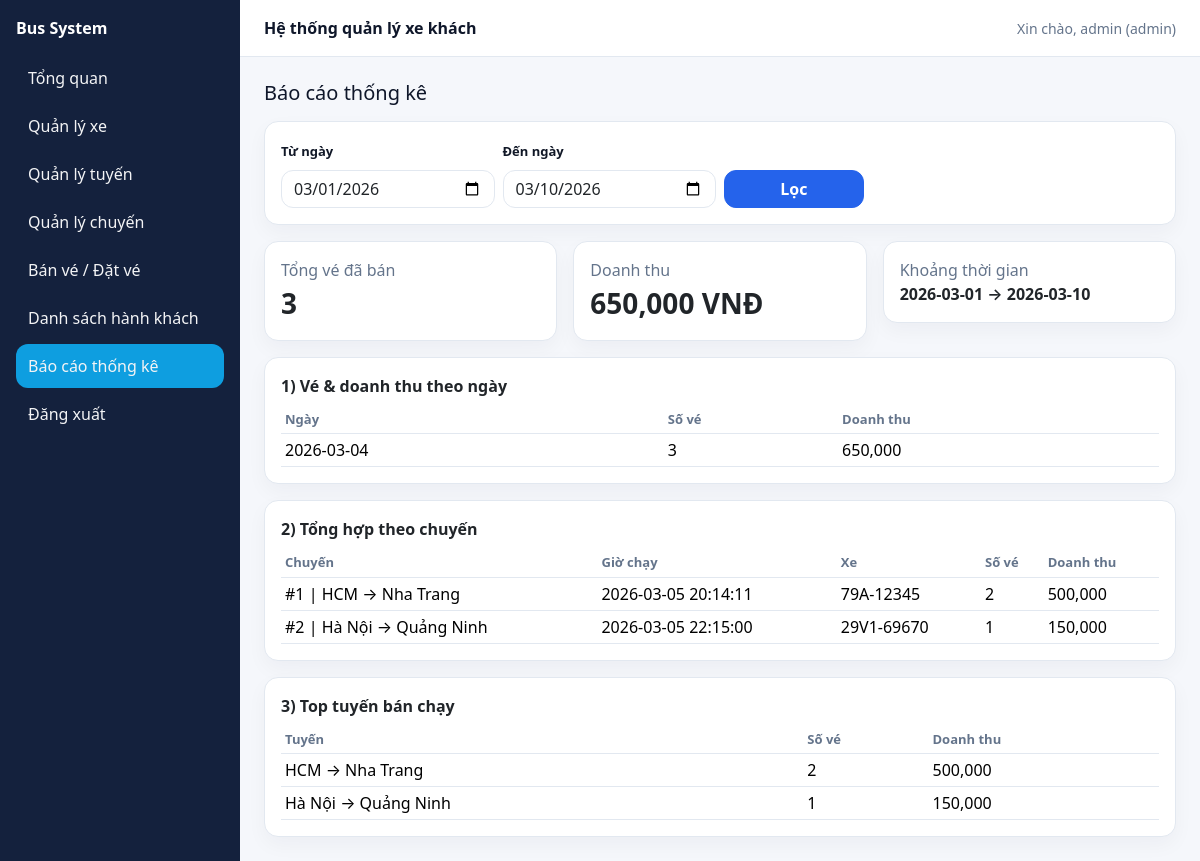
Page /Bus-php/public/admin/reports.php (signed in) on the committed database.
### tables this page shows
CREATE TABLE `trips` (
  `id` int(11) NOT NULL,
  `route_id` int(11) NOT NULL,
  `bus_id` int(11) NOT NULL,
  `depart_at` datetime NOT NULL,
  `status` enum('scheduled','departed','done','canceled') NOT NULL DEFAULT 'scheduled',
  `created_at` timestamp NOT NULL DEFAULT current_timestamp()
);

CREATE TABLE `routes` (
  `id` int(11) NOT NULL,
  `from_city` varchar(100) NOT NULL,
  `to_city` varchar(100) NOT NULL,
  `depart_time` time DEFAULT NULL,
  `base_price` int(11) NOT NULL DEFAULT 0,
  `is_active` tinyint(1) NOT NULL DEFAULT 1,
  `created_at` timestamp NOT NULL DEFAULT current_timestamp()
);

CREATE TABLE `buses` (
  `id` int(11) NOT NULL,
  `plate_no` varchar(20) NOT NULL,
  `bus_type` varchar(50) NOT NULL,
  `seat_count` int(11) NOT NULL,
  `is_active` tinyint(1) NOT NULL DEFAULT 1,
  `created_at` timestamp NOT NULL DEFAULT current_timestamp()
);

### Bus-php/public/admin/reports.php (the view, shortened to what this page needs)
<?php
require_once __DIR__ . '/_layout_top.php';
$pdo = Database::conn();
$from = $_GET['from'] ?? date('Y-m-01');
$to   = $_GET['to'] ?? date('Y-m-d');
$fromDT = $from . " 00:00:00";
$toDT   = $to . " 23:59:59";
$st = $pdo->prepare("
  SELECT DATE(tk.created_at) AS d,
         COUNT(*) AS tickets,
         SUM(tk.price) AS revenue
  FROM tickets tk
  WHERE tk.status='booked'
    AND tk.created_at BETWEEN ? AND ?
  GROUP BY DATE(tk.created_at)
  ORDER BY d ASC
");
$st->execute([$fromDT, $toDT]);
$daily = $st->fetchAll();
$st2 = $pdo->prepare("
  SELECT t.id AS trip_id, t.depart_at,
         r.from_city, r.to_city,
         b.plate_no,
         COUNT(tk.id) AS tickets,
         SUM(tk.price) AS revenue
  FROM trips t
  JOIN routes r ON r.id=t.route_id
  JOIN buses b ON b.id=t.bus_id
  LEFT JOIN tickets tk ON tk.trip_id=t.id
       AND tk.status='booked'
       AND tk.created_at BETWEEN ? AND ?
  WHERE t.depart_at BETWEEN ? AND ?
  GROUP BY t.id
  ORDER BY t.depart_at ASC
");
$st2->execute([$fromDT, $toDT, $fromDT, $toDT]);
$byTrip = $st2->fetchAll();
$st3 = $pdo->prepare("
  SELECT r.from_city, r.to_city,
         COUNT(tk.id) AS tickets,
         SUM(tk.price) AS revenue
  FROM tickets tk
  JOIN trips t ON t.id=tk.trip_id
  JOIN routes r ON r.id=t.route_id
  WHERE tk.status='booked'
    AND tk.created_at BETWEEN ? AND ?
  GROUP BY r.id
  ORDER BY tickets DESC
  LIMIT 10
");
$st3->execute([$fromDT, $toDT]);
$topRoutes = $st3->fetchAll();
$totalTickets = 0;
$totalRevenue = 0;
foreach ($daily as $row) {
  $totalTickets += (int)$row['tickets'];
  $totalRevenue += (int)$row['revenue'];
}
?>
<h5 class="mb-3">Báo cáo thống kê</h5>
<div class="card p-3 mb-3">
  <form method="get" class="row g-2 align-items-end">
    <div class="col-md-3">
      <label class="form-label">Từ ngày</label>
      <input class="form-control" type="date" name="from" value="<?=htmlspecialchars($from)?>">
    </div>
    <div class="col-md-3">
      <label class="form-label">Đến ngày</label>
      <input class="form-control" type="date" name="to" value="<?=htmlspecialchars($to)?>">
    </div>
    <div class="col-md-2">
      <button class="btn btn-primary w-100">Lọc</button>
    </div>
  </form>
</div>
<div class="row g-3 mb-3">
  <div class="col-md-4">
    <div class="card p-3">
      <div class="text-muted">Tổng vé đã bán</div>
      <div class="fs-3 fw-bold"><?=number_format($totalTickets)?></div>
    </div>
  </div>
  <div class="col-md-4">
    <div class="card p-3">
      <div class="text-muted">Doanh thu</div>
      <div class="fs-3 fw-bold"><?=number_format($totalRevenue)?> VNĐ</div>
    </div>
  </div>
  <div class="col-md-4">
    <div class="card p-3">
      <div class="text-muted">Khoảng thời gian</div>
      <div class="fw-semibold"><?=htmlspecialchars($from)?> → <?=htmlspecialchars($to)?></div>
    </div>
  </div>
</div>
<div class="card p-3 mb-3">
  <div class="fw-semibold mb-2">1) Vé & doanh thu theo ngày</div>
  <div class="table-responsive">
    <table class="table table-sm table-hover align-middle">
      <thead>
        <tr>
          <th>Ngày</th>
          <th>Số vé</th>
          <th>Doanh thu</th>
        </tr>
      </thead>
      <tbody>
      <?php foreach ($daily as $r): ?>
        <tr>
          <td><?=htmlspecialchars($r['d'])?></td>
          <td><?=number_format((int)$r['tickets'])?></td>
          <td><?=number_format((int)$r['revenue'])?></td>
        </tr>
      <?php endforeach; ?>
      </tbody>
    </table>
  </div>
</div>
<div class="card p-3 mb-3">
  <div class="fw-semibold mb-2">2) Tổng hợp theo chuyến</div>
  <div class="table-responsive">
    <table class="table table-sm table-hover align-middle">
      <thead>
        <tr>
          <th>Chuyến</th>
          <th>Giờ chạy</th>
          <th>Xe</th>
          <th>Số vé</th>
          <th>Doanh thu</th>
        </tr>
      </thead>
      <tbody>
      <?php foreach ($byTrip as $r): ?>
        <tr>
          <td>#<?= (int)$r['trip_id'] ?> | <?=htmlspecialchars($r['from_city'])?> → <?=htmlspecialchars($r['to_city'])?></td>
          <td><?=htmlspecialchars($r['depart_at'])?></td>
          <td><?=htmlspecialchars($r['plate_no'])?></td>
          <td><?=number_format((int)$r['tickets'])?></td>
          <td><?=number_format((int)$r['revenue'])?></td>
        </tr>
      <?php endforeach; ?>
      </tbody>
    </table>
  </div>
</div>
<div class="card p-3">
  <div class="fw-semibold mb-2">3) Top tuyến bán chạy</div>
  <div class="table-responsive">
    <table class="table table-sm table-hover align-middle">
      <thead>
        <tr>
          <th>Tuyến</th>
          <th>Số vé</th>
          <th>Doanh thu</th>
        </tr>
      </thead>
      <tbody>
      <?php foreach ($topRoutes as $r): ?>
        <tr>
          <td><?=htmlspecialchars($r['from_city'])?> → <?=htmlspecialchars($r['to_city'])?></td>
          <td><?=number_format((int)$r['tickets'])?></td>
          <td><?=number_format((int)$r['revenue'])?></td>
        </tr>
      <?php endforeach; ?>
      </tbody>
    </table>
  </div>
</div>
<?php require_once __DIR__ . '/_layout_bottom.php'; ?>

### Bus-php/public/admin/_layout_top.php (shortened to what this page needs)
<?php
$current = basename($_SERVER['PHP_SELF']);
function active($file, $current) {
  return $file === $current ? 'active' : '';
}
$role = $_SESSION['role'] ?? '';
?>
<!doctype html>
<html lang="vi">
<head>
  <link href="https://cdn.jsdelivr.net/npm/bootstrap@5.3.3/dist/css/bootstrap.min.css" rel="stylesheet">
  <link href="<?= BASE_URL ?>/assets/style.css" rel="stylesheet">
</head>
<body>
<div class="d-flex">
  <aside class="sidebar p-3">
    <div class="fw-bold mb-3 text-white">Bus System</div>
    <nav class="nav flex-column gap-1">
      <a class="nav-link text-white <?= active('dashboard.php',$current) ?>"
         href="<?= BASE_URL ?>/admin/dashboard.php">Tổng quan</a>
      <?php if ($role === 'admin'): ?>
        <a class="nav-link text-white <?= active('buses.php',$current) ?>"
           href="<?= BASE_URL ?>/admin/buses.php">Quản lý xe</a>
      <?php endif; ?>
      <?php if ($role === 'admin' || $role === 'dispatcher'): ?>
        <a class="nav-link text-white <?= active('routes.php',$current) ?>"
           href="<?= BASE_URL ?>/admin/routes.php">Quản lý tuyến</a>
        <a class="nav-link text-white <?= active('trips.php',$current) ?>"
           href="<?= BASE_URL ?>/admin/trips.php">Quản lý chuyến</a>
      <?php endif; ?>
      <?php if ($role === 'admin' || $role === 'seller'): ?>
        <a class="nav-link text-white <?= active('ticketing.php',$current) ?>"
           href="<?= BASE_URL ?>/admin/ticketing.php">Bán vé / Đặt vé</a>
        <a class="nav-link text-white <?= active('passengers.php',$current) ?>"
           href="<?= BASE_URL ?>/admin/passengers.php">Danh sách hành khách</a>
      <?php endif; ?>
      <?php if ($role === 'admin'): ?>
        <a class="nav-link text-white <?= active('reports.php',$current) ?>"
           href="<?= BASE_URL ?>/admin/reports.php">Báo cáo thống kê</a>
      <?php endif; ?>
      <a class="nav-link text-white" href="<?= BASE_URL ?>/logout.php">Đăng xuất</a>
    </nav>
  </aside>
  <main class="flex-grow-1">
    <header class="topbar px-4 py-3 d-flex justify-content-between align-items-center">
      <div class="fw-semibold">Hệ thống quản lý xe khách</div>
      <div class="text-muted small">
        Xin chào, <?= htmlspecialchars($_SESSION['username'] ?? 'User') ?> (<?= htmlspecialchars($role ?: '-') ?>)
      </div>
    </header>
    <div class="p-4">

### Bus-php/public/admin/_layout_bottom.php (shortened to what this page needs)
    </div>
  </main>
</div>
</body>
</html>

### Bus-php/public/assets/style.css (style rules this page uses)
:root { --sidebar: #14213d; --sidebarHover: #1b2b52; --bg: #f5f7fb; --card: #ffffff; --text: #0f172a; --muted: #64748b; --border: #e2e8f0; --primary: #2563eb; --info: #0ea5e9; --success: #16a34a; --danger: #ef4444; --warning: #f59e0b; --radius: 14px; }
* { box-sizing: border-box; }
html, body { height: 100%; }
body { background: var(--bg); color: var(--text); font-family: system-ui, -apple-system, Segoe UI, Roboto, Helvetica, Arial, "Apple Color Emoji", "Segoe UI Emoji"; }
a { text-decoration: none; }
.sidebar { width: 240px; min-height: 100vh; background: var(--sidebar); padding: 16px; }
.sidebar .nav { gap: 6px; }
.sidebar .nav-link { color: rgba(255, 255, 255, 0.92); border-radius: 12px; padding: 10px 12px; font-weight: 500; opacity: 0.95; transition: all 0.12s ease; }
.sidebar .nav-link.active { background: var(--info); color: #fff !important; }
.topbar { background: #fff; border-bottom: 1px solid var(--border); padding: 14px 18px; }
.card { background: var(--card); border: 1px solid var(--border); border-radius: var(--radius); box-shadow: 0 8px 20px rgba(15, 23, 42, 0.04); }
.table { margin-bottom: 0; }
.table thead th { color: var(--muted); font-weight: 700; font-size: 13px; border-bottom: 1px solid var(--border) !important; }
.table td, .table th { vertical-align: middle; border-color: var(--border); }
.form-label { font-weight: 600; color: #111827; font-size: 13px; }
.form-control, .form-select { border-radius: 12px; border-color: var(--border); }
.btn { border-radius: 12px; font-weight: 600; }
.btn-primary { background: var(--primary); border-color: var(--primary); }
.text-muted { color: var(--muted) !important; }

### rows in the picture
trips: id "1", route.from_city "HCM", route.to_city "Nha Trang", depart_at "2026-03-05 20:14:11", bus.plate_no "79A-12345", tickets "2", revenue "500,000"
trips: id "2", route.from_city "Hà Nội", route.to_city "Quảng Ninh", depart_at "2026-03-05 22:15:00", bus.plate_no "29V1-69670", tickets "1", revenue "150,000"

### other values in the picture
$_SESSION['username'] "admin"
$role ?: '-' "admin"
$totalTickets "3"
$totalRevenue "650,000"
$r['d'] "2026-03-04"
$r['tickets'] "3"
$r['revenue'] "650,000"
$r['from_city'] "HCM"
$r['to_city'] "Nha Trang"
$r['tickets'] "2"
$r['revenue'] "500,000"
$r['from_city'] "Hà Nội"
$r['to_city'] "Quảng Ninh"
$r['tickets'] "1"
$r['revenue'] "150,000"
